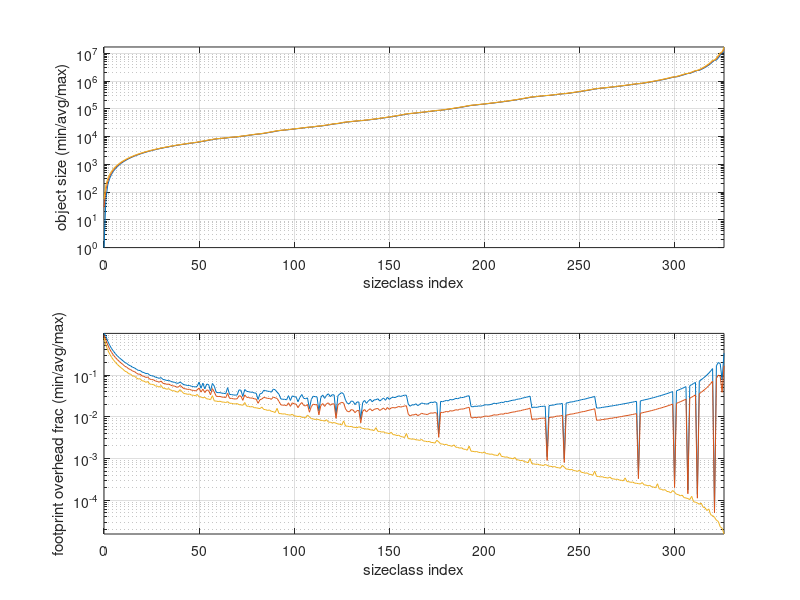

MATLAB code to generate this figure:
close all
clear all

io_block = 128;

ctl_sz   =   8;
key_sz   =  32;
info_sz  =  16;
ftr_sz   =  16;

obj_cnt_min = 2;
obj_cnt_max = 64;
obj_cnt_lvl = 2;

pair_framing = ctl_sz + key_sz + info_sz + ftr_sz;

val_min  = 0;
val_max  = 10*2^20 + io_block - pair_framing;

%%%%%%%%%%%%%%%%%%%%%%%%%%%%

obj_footprint_min = io_block*ceil( ( io_block + pair_framing + val_min ) / io_block );
obj_footprint_max = io_block*ceil( ( io_block + pair_framing + val_max ) / io_block );

sb_footprint_min_target = io_block + obj_cnt_max*obj_footprint_min;
sb_footprint_max_target = io_block + obj_cnt_min*obj_footprint_max;

sb_footprint(1) = sb_footprint_min_target;
while sb_footprint(end)<sb_footprint_max_target,
  sb_footprint(end+1) = io_block + obj_cnt_lvl*sb_footprint(end);
endwhile

lvl_cnt = length(sb_footprint);
szc_cnt = 0;
for lvl=1:lvl_cnt;
  for obj_cnt_target=obj_cnt_max:-1:obj_cnt_min,
    obj_footprint_target      = io_block*floor( ((sb_footprint(lvl)/io_block)-1) / obj_cnt_target );
    if obj_footprint_target<(io_block+pair_framing), continue; endif
    szc_cnt++;
    obj_val_max(szc_cnt)      = obj_footprint_target - io_block - pair_framing;
    obj_footprint(szc_cnt)    = obj_footprint_target;
    obj_cnt(szc_cnt)          = min( floor( (sb_footprint(lvl) - io_block) / obj_footprint_target ), obj_cnt_max );
    parent_footprint(szc_cnt) = sb_footprint(lvl);
  endfor
endfor

[~,idx] = unique( obj_val_max, 'first' );
obj_val_max      = obj_val_max     (idx);
obj_footprint    = obj_footprint   (idx);
obj_cnt          = obj_cnt         (idx);
parent_footprint = parent_footprint(idx);
szc_cnt = length(obj_val_max);

% If we didn't get a sizeclass exactly tuned for val_max, create one

szc = find( obj_val_max>=val_max, 1 );
if obj_val_max(szc)>val_max,
  szc_cnt++;
  obj_val_max(szc_cnt)      = val_max;
  obj_footprint(szc_cnt)    = io_block + pair_framing + val_max;
  obj_cnt(szc_cnt)          = obj_cnt(szc);
  parent_footprint(szc_cnt) = parent_footprint(szc);

  [~,idx] = unique( obj_val_max, 'first' );
  obj_val_max      = obj_val_max     (idx);
  obj_footprint    = obj_footprint   (idx);
  obj_cnt          = obj_cnt         (idx);
  parent_footprint = parent_footprint(idx);
  szc_cnt = length(obj_val_max);
endif

printf( '#define FD_VINYL_VAL_MAX (%uUL) /* autogenerated */\n', val_max );
printf( '\n' );
printf( '#define FD_VINYL_DATA_VOL_FOOTPRINT (%uUL) /* autogenerated */\n', sb_footprint(lvl_cnt) ); % mem align for a vol header
printf( '\n' );
printf( '#define FD_VINYL_DATA_SZC_CNT (%uUL) /* autogenerated */\n', szc_cnt );
printf( '\n' );
printf( '######################################################################################################\n' );
printf( '#include \"fd_vinyl_data.h\"\n' );
printf( '\n' );
printf( '/* This table autogenerated\n' );
printf( '     io_block    %i\n',    io_block    );
printf( '     ctl_sz      %i\n',    ctl_sz      );
printf( '     key_sz      %i\n',    key_sz      );
printf( '     info_sz     %i\n',    info_sz     );
printf( '     ftr_sz      %i\n',    ftr_sz      );
printf( '     obj_cnt_min %i\n',    obj_cnt_min );
printf( '     obj_cnt_max %i\n',    obj_cnt_max );
printf( '     obj_cnt_lvl %i\n',    obj_cnt_lvl );
printf( '     val_min     %i\n',    val_min     );
printf( '     val_max     %i */\n', val_max     );
printf( '\n' );
printf( 'fd_vinyl_data_szc_cfg_t const fd_vinyl_data_szc_cfg[ FD_VINYL_DATA_SZC_CNT ] = {\n' );
for szc=1:szc_cnt,
  pfp  = parent_footprint(szc);
  pszc = find( pfp==obj_footprint, 1 );
  if isempty(pszc), pszc = szc_cnt+1; endif
  parent_szc(szc) = pszc;
  printf( '  /* %3u */ { %10uU, (ushort)%2u, (ushort)%3u }, // obj_footprint %10u sb_footprint %10u%s\n', szc-1, obj_val_max(szc),obj_cnt(szc), pszc-1, obj_footprint(szc), pfp, ifelse( obj_val_max(szc)==val_max, ' <- FD_VINYL_VAL_MAX', '' ) );
endfor
printf( '};\n' );

obj_val_min = shift(obj_val_max,1) + 1; obj_val_min(1) = 1;
obj_val_avg = 0.5*(obj_val_min+obj_val_max);

denom   = io_block./obj_cnt + obj_footprint; % Ideally would have SB nesting accounted too (but its in the noise)
eff_min = obj_val_min./denom;
eff_avg = obj_val_avg./denom;
eff_max = obj_val_max./denom;

szc_idx = 0:(szc_cnt-1);

subplot(2,1,1);
semilogy( szc_idx, [ obj_val_min; obj_val_avg; obj_val_max ] );
axis tight;
grid;
xlabel( 'sizeclass index' );
ylabel( 'object size (min/avg/max)' );

subplot(2,1,2);
semilogy( szc_idx, 1 - [eff_min; eff_avg; eff_max] );
axis tight;
grid;
xlabel( 'sizeclass index' );
ylabel( 'footprint overhead frac (min/avg/max)' );

idx       = find( parent_szc==(szc_cnt+1) );
loose_vol = parent_footprint(idx)~=sb_footprint(lvl_cnt);
if any( loose_vol ),
  idx(loose_vol)
  parent_footprint(idx(loose_vol))
  sb_footprint(lvl_cnt)
  error( 'hmmm' );
endif
